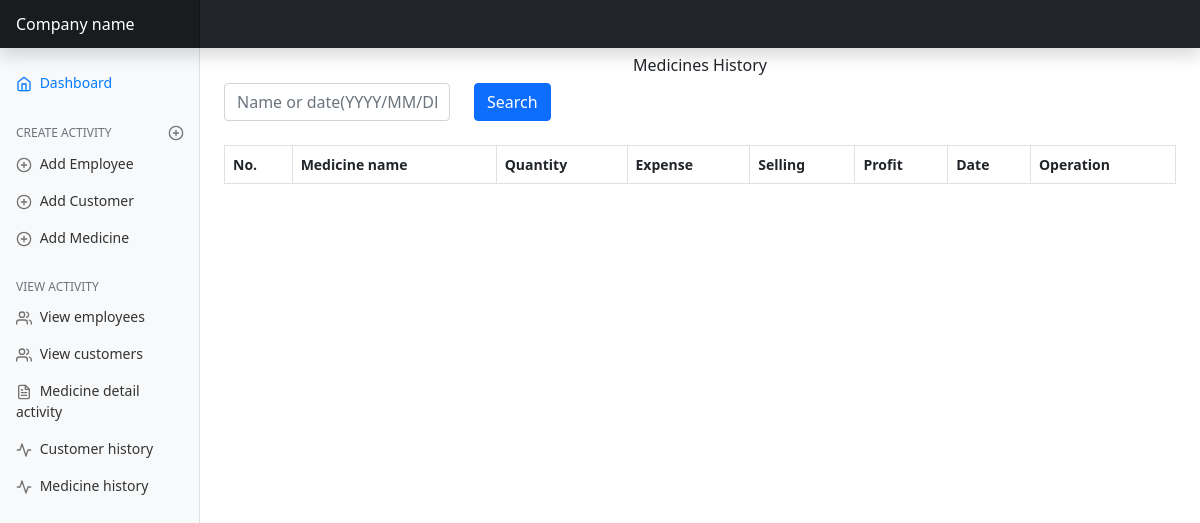
/medicine-histories/, run on an earlier commit of the app's database.
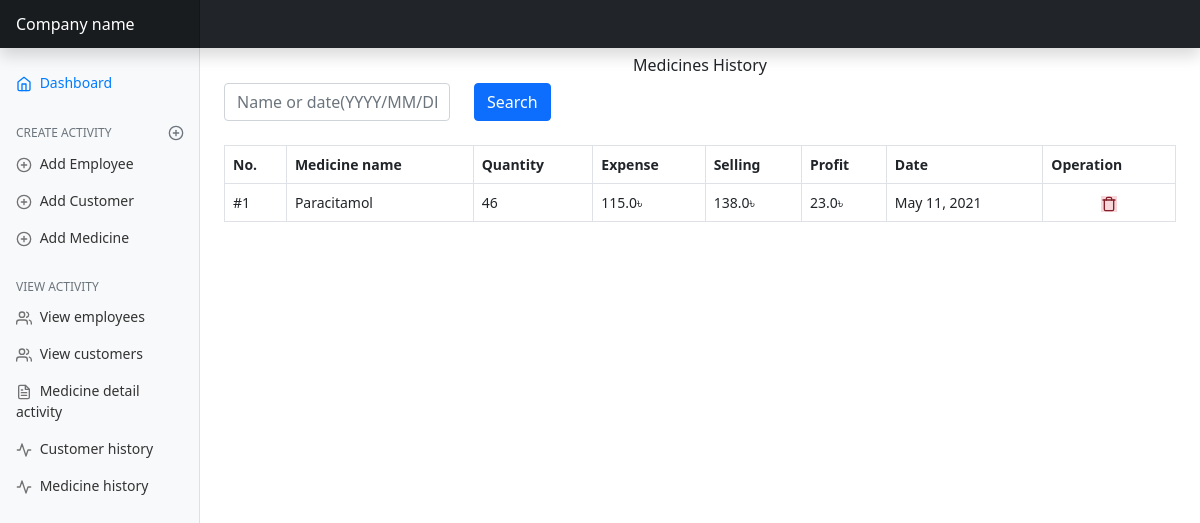
And on a later commit of the database.
### mainApp/models.py (models this page shows, shortened)
class MedicineHistory(models.Model):
    medicine_name = models.ForeignKey(SalesManagement, on_delete=models.SET_NULL, null=True)
    quantity = models.IntegerField(default=0)
    expense = models.FloatField(default=0.0)
    selling = models.FloatField(default=0.0)
    created_at = models.DateField(auto_now_add=True)
    updated_at = models.DateField(auto_now=True)
    def profit(self):
        return self.selling - self.expense
    class Meta:
        ordering = ('-created_at',)
        verbose_name_plural = 'Medicine Histories'

class SalesManagement(models.Model):
    medicine_name = models.CharField(max_length=255, unique=True, null=True, blank=True)
    description = models.TextField(blank=True, null=True, default='')
    location = models.CharField(max_length=50, null=True, blank=True)
    number_of_medicine = models.IntegerField(default=0, null=True, blank=True)
    original_price = models.FloatField(blank=True, null=True)
    selling_price = models.FloatField(blank=True, null=True)
    sold_number_of_medicine = models.IntegerField(default=0, blank=True, null=True)
    sold_at_a_time = models.IntegerField(default=0, blank=True, null=True)
    created_at = models.DateField(auto_now_add=True)
    updated_at = models.DateField(auto_now=True)
    class Meta:
        ordering = ('-created_at',)
    def __str__(self):
        return str(self.medicine_name)

### mainApp/views.py (the view)
# urls.py: path('medicine-histories/', views.MedicineHistoryView.as_view(), name='medicine-histories'),
class MedicineHistoryView(View):
    def get(self, request):
        history = MedicineHistory.objects.all()
        search = request.GET.get('q')
        if search:
            history = MedicineHistory.objects.filter(
                Q(medicine_name__medicine_name__icontains=search) | Q(created_at__icontains=search)
            ).distinct()
        page = request.GET.get('page', 1)
        paginator = Paginator(history, per_page=5)
        try:
            all_history = paginator.page(page)
        except PageNotAnInteger as e:
            all_history = paginator.page(1)
        except EmptyPage:
            all_history = Paginator.page(paginator.num_pages)
        print("Alll histories", all_history)
        return render(request, 'medicine/medicine_history.html', {
            'histories': all_history,
        })

### mainApp/templates/medicine/medicine_history.html (shortened to what this page needs)
{% extends 'base.html' %}
{% block content %}
    <h6 class="text-center mt-2">Medicines History</h6>
    <div class="col-lg-6 col-md-6 col-sm-12 text-center mb-4 align-items-center">
        <form class="row mb-4" method="GET">
            <div class="col-md-6">
                <input type="text" name="q" class="form-control" placeholder="Name or date(YYYY/MM/DD)"
                       aria-label="First name">
            </div>
            <div class="col-md-2">
                <input type="submit" class="btn btn-primary" VALUE="Search"/>
            </div>
        </form>
    </div>
    <table id="example" class="table table-bordered" style="width:100%">
        <thead>
        <tr>
            <th>No.</th>
            <th>Medicine name</th>
            <th>Quantity</th>
            <th>Expense</th>
            <th>Selling</th>
            <th>Profit</th>
            <th>Date</th>
            <th>Operation</th>
        </tr>
        </thead>
        <tbody id="tbody">
        {% for history in histories %}
                <tr>
                    <td>#{{ forloop.counter }}</td>
                    <td>{{ history.medicine_name }}</td>
                    <td>{{ history.quantity }}</td>
                    <td>{{ history.expense }}৳</td>
                    <td>{{ history.selling }}৳</td>
                    <td>{{ history.profit }}৳</td>
                    <td>{{ history.created_at }}</td>
                    <td style="text-align: center">
                        <a href="{% url 'medicine-delete-history' history.id %}">
                            <span class="alert-danger" data-feather="trash"></span>
                        </a>
                    </td>
                </tr>
        {% endfor %}
        </tbody>
    </table>
{% endblock content %}

What changed in the data, as far as the page shows it:
added MedicineHistory: medicine_name "Paracitamol", quantity "46", expense "115.0", selling "138.0", profit "23.0", created_at "May 11, 2021"
